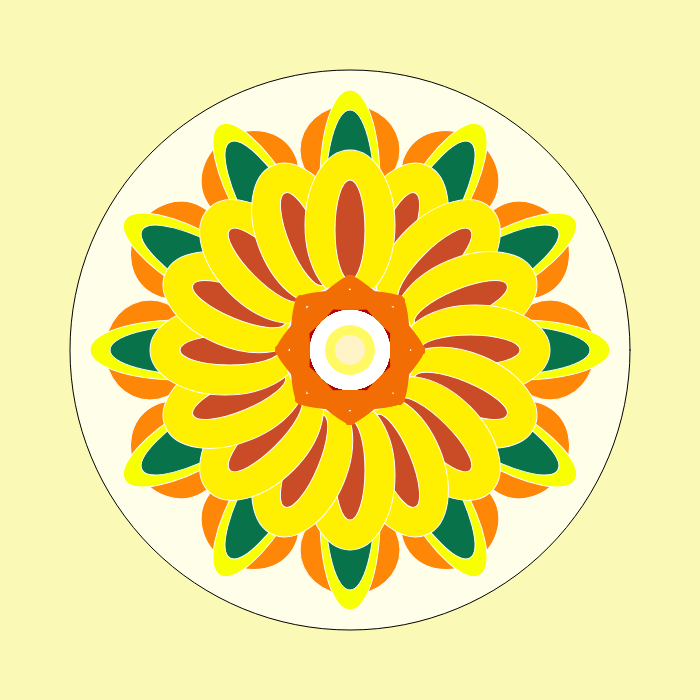
Frame 1 (no input)
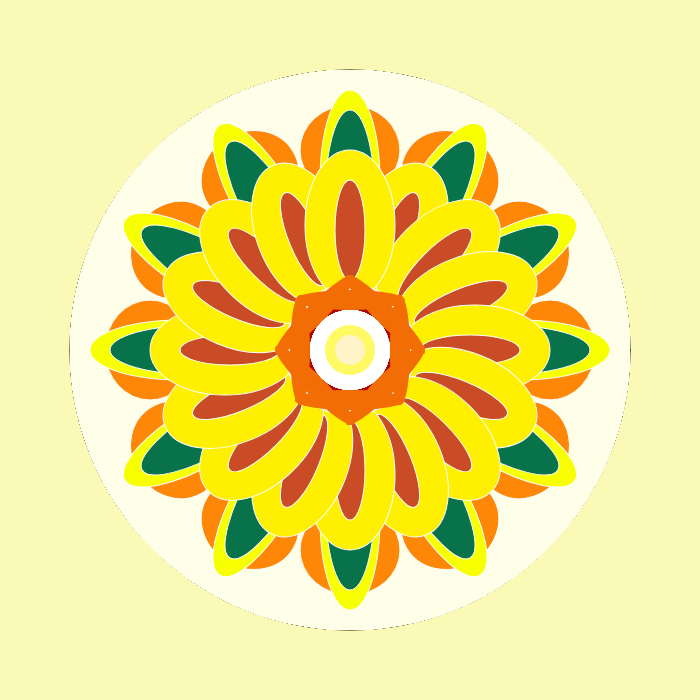
Frame 60 (no input)
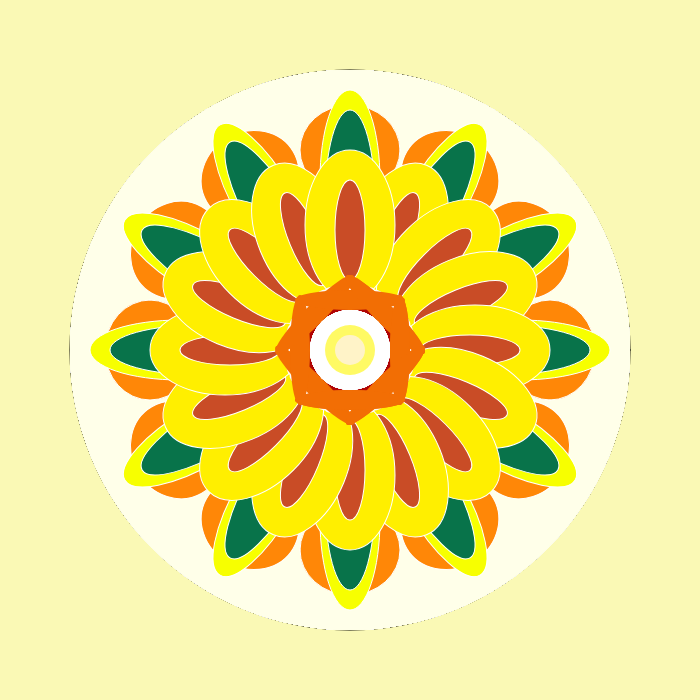
Frame 120 (the mouse pressed at the canvas centre since frame 60)

The p5.js sketch that drew these frames (run headless with seeded random() and noise() and a simulated clock; from frame 60 on, the mouse is pressed at the canvas centre):

// p5.js sketch
// ── sketch.js
function setup() {
  createCanvas(700,700);
  background(250, 249, 181);
  angleMode(DEGREES);
}

function draw() {
  translate(width/2,height/2);
  fill(255, 255, 233);
  circle(0,0,560);
  noStroke();
  stroke(255, 255, 255);
  strokeWeight(1);


  for(let i=0;i<12;i++){
    rotate(30);
    fill(255, 135, 7);
    ellipse(0,-200,100,90);
    fill(247, 255, 0);
    ellipse(0,-170,60,180);
    fill(8, 115, 74);
    ellipse(0,-150,50,180)
    
  }
  fill(255, 244, 225);
  circle(0,0,350);
  for(let i=0;i<16;i++){
    rotate(22.5);
    fill(255, 239, 0);
    ellipse(0,-125,90,150);
    fill(201, 76, 38);
    ellipse(0,-120,30,100);
  }
  fill(176, 4, 4);
  noStroke();
  circle(0,0,100);
  for(let i=0;i<8;i++){

    rotate(45);

    fill(255, 251, 251);
    ellipse(0,-60,50,10);
    
  }
  for(let i=0;i<12;i++){
    rotate(45);
    fill(255,255,255);
    circle(0,0,80);
    fill(242, 110, 4);
    ellipse(0,-50,110,20)
    fill(255, 250, 100);
    circle(0,0,50);
    fill(255, 243, 200);
    circle(0,0,30);
    
  }
  
}

// ── sketch[1].js
function setup() {
  createCanvas(700,700);
  background(250, 249, 181);
  angleMode(DEGREES);
}

function draw() {
  translate(width/2,height/2);
  fill(255, 255, 233);
  circle(0,0,560);
  noStroke();
  stroke(255, 255, 255);
  strokeWeight(1);


  for(let i=0;i<12;i++){
    rotate(30);
    fill(255, 135, 7);
    ellipse(0,-200,100,90);
    fill(247, 255, 0);
    ellipse(0,-170,60,180);
    fill(8, 115, 74);
    ellipse(0,-150,50,180)
    
  }
  fill(255, 244, 225);
  circle(0,0,350);
  for(let i=0;i<16;i++){
    rotate(22.5);
    fill(255, 239, 0);
    ellipse(0,-125,90,150);
    fill(201, 76, 38);
    ellipse(0,-120,30,100);
  }
  fill(176, 4, 4);
  noStroke();
  circle(0,0,100);
  for(let i=0;i<8;i++){

    rotate(45);

    fill(255, 251, 251);
    ellipse(0,-60,50,10);
    
  }
  for(let i=0;i<12;i++){
    rotate(45);
    fill(255,255,255);
    circle(0,0,80);
    fill(242, 110, 4);
    ellipse(0,-50,110,20)
    fill(255, 250, 100);
    circle(0,0,50);
    fill(255, 243, 200);
    circle(0,0,30);
    
  }
  
}
